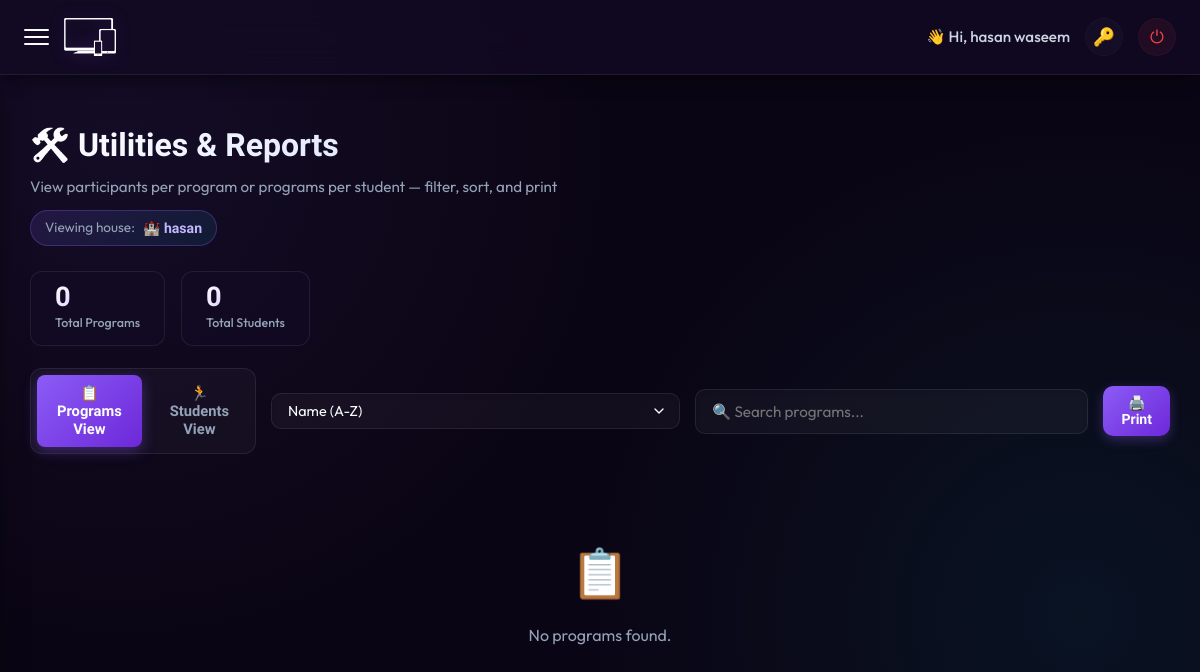
Before: /utilities/ (signed in) with the older database file.
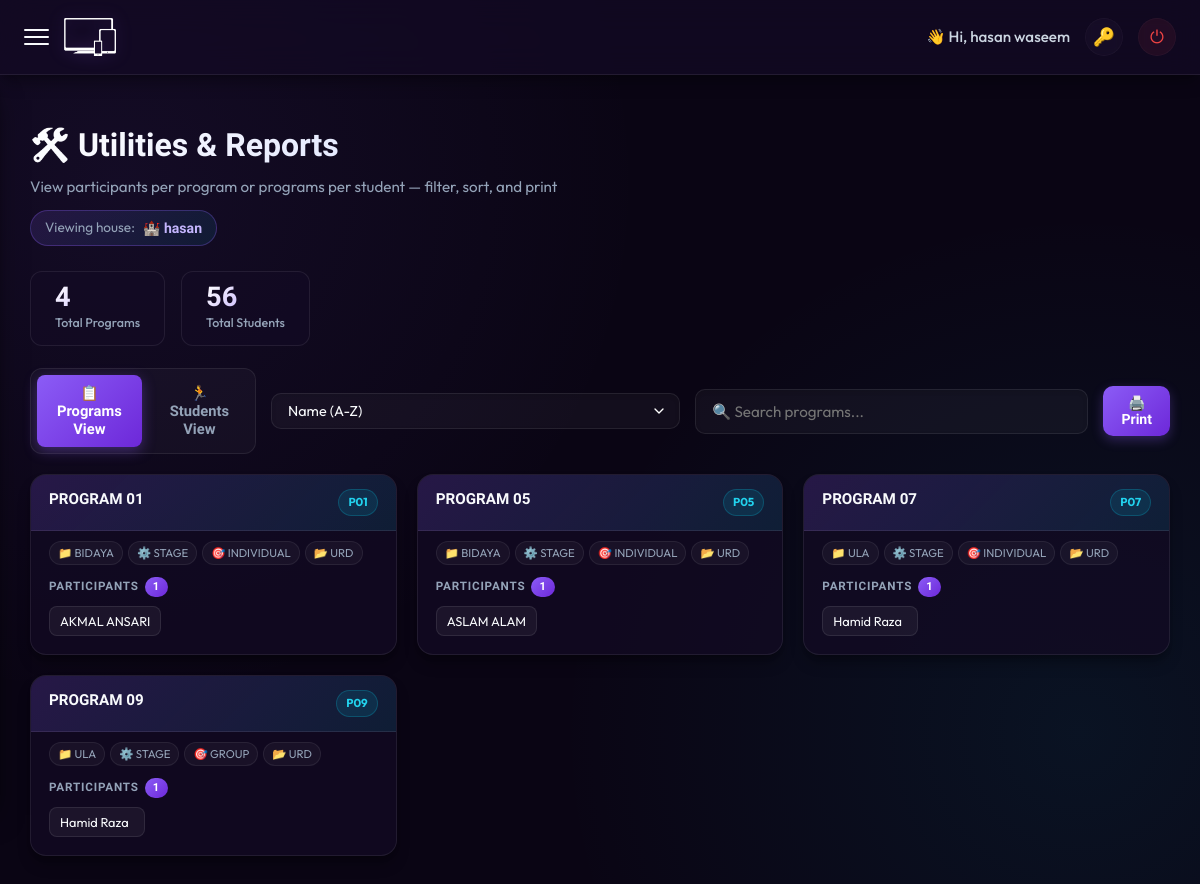
After: the same page with the newer database file.
### controller/models.py (models this page shows, shortened)
class Student(models.Model):
    user = models.OneToOneField(User, null=True, on_delete=models.CASCADE, related_name="student")
    adno = models.CharField(max_length=5, null=True, blank=True)
    name = models.CharField(max_length=50, null=True, blank=True)
    father = models.CharField(max_length=50, null=True, blank=True)
    section = models.CharField(max_length=10, null=True, blank=True)
    locality = models.CharField(max_length=50, null=True, blank=True)
    state = models.CharField(max_length=50, null=True, blank=True)
    village = models.CharField(max_length=50, null=True, blank=True)
    grade = models.CharField(max_length=3, null=True, blank=True)
    scode = models.CharField(max_length=5, null=True, blank=True)
    house = models.CharField(max_length=50, null=True, blank=True)
    category = models.CharField(max_length=50, null=True, blank=True)
    point = models.IntegerField(null=True, blank=True)
    amount = models.IntegerField(null=True, blank=True)
    assigned_by = models.ForeignKey(User, null=True, blank=True, on_delete=models.SET_NULL, related_name="assigned_students")
    assigned_at = models.DateTimeField(null=True, blank=True)

class Program(models.Model):
    code = models.CharField(max_length=10, null=True, blank=True)
    name = models.CharField(max_length=100, null=True, blank=True)
    mode = models.CharField(max_length=10, null=True, blank=True)
    category = models.CharField(max_length=20, null=True, blank=True)
    section = models.CharField(max_length=10, null=True, blank=True)
    type = models.CharField(max_length=10, null=True, blank=True)
    skill = models.CharField(max_length=100, null=True, blank=True)
    program_duration = models.CharField(max_length=2, null=True, blank=True)
    event_duration = models.CharField(max_length=3, null=True, blank=True)
    count = models.CharField(max_length=3, null=True)
    group_count = models.IntegerField(null=True)
    is_quiz = models.BooleanField(null=True, blank=True)
    date = models.DateField(null=True, blank=True)
    language = models.CharField(max_length=20, null=True, blank=True)
    is_multilingual = models.BooleanField(default=False)
    start_time = models.TimeField(null=True, blank=True)
    end_time = models.TimeField(null=True, blank=True)
    min_participants = models.IntegerField(default=1, null=True, blank=True)
    max_participants = models.IntegerField(default=1, null=True, blank=True)
    max_entries_per_house = models.IntegerField(null=True, blank=True, help_text="Max participants/teams a single house can send to this program")

class ProgramParticipant(models.Model):
    program = models.ForeignKey(Program, on_delete=models.CASCADE, related_name="program_participants", null=True)
    participant = models.ForeignKey(Student, on_delete=models.CASCADE, related_name="student_programs", null=True)
    role = models.CharField(max_length=20, default='Participant')
    class Meta:
        unique_together = ('program', 'participant')

### controller/views.py (the view)
# urls.py: path('utilities/', views.utilities, name='utilities'),
@login_required
def utilities(request):
    groups = [g.name for g in request.user.groups.all()]
    if not ('Admin' in groups or 'teacher' in groups or 'leader' in groups):
        messages.error(request, "You do not have permission to access the Utilities page.")
        return redirect('dashboard')
    leader_house = None
    if 'leader' in groups and 'Admin' not in groups and 'teacher' not in groups:
        leader_student = Student.objects.filter(user=request.user).first()
        if leader_student and leader_student.house:
            leader_house = leader_student.house
        else:
            leader_house = request.user.username
    if leader_house:
        house_participants = ProgramParticipant.objects.filter(
            participant__house=leader_house
        ).select_related('participant')
        students = Student.objects.filter(house=leader_house).prefetch_related('student_programs__program').order_by('name')
        programs = Program.objects.filter(
            program_participants__participant__house=leader_house
        ).distinct().prefetch_related(
            Prefetch('program_participants', queryset=house_participants)
        ).order_by('name')
    else:
        programs = Program.objects.all().prefetch_related('program_participants__participant').order_by('name')
        students = Student.objects.all().prefetch_related('student_programs__program').order_by('name')
    context = {
        'groups': groups,
        'programs': programs,
        'students': students,
        'leader_house': leader_house,
    }
    return render(request, 'utilities.html', context)

### controller/context_processors.py (called while the page is built)
def user_groups(request):
    if request.user.is_authenticated:
        return {
            'groups': list(request.user.groups.values_list('name', flat=True))
        }
    return {'groups': []}

### controller/templates/utilities.html (shortened to what the changed rows need)
{% extends 'dashboard.html' %}
{% load static %}
{% block content %}
<div style="width: 100%; max-width: 1300px; margin: 0 auto; padding: 0 20px 40px 20px;">
    <div style="margin-bottom: 25px;" class="no-print">
        <h2 style="font-family: var(--font-display); font-size: 2rem; font-weight: 800; background: linear-gradient(135deg, #fff 0%, #a5b4fc 100%); -webkit-background-clip: text; -webkit-text-fill-color: transparent; background-clip: text; margin: 0 0 4px 0;">🛠️ Utilities &amp; Reports</h2>
        {% if leader_house %}
        <div style="display:inline-flex; align-items:center; gap:8px; margin-top:10px; padding:6px 14px; border-radius:20px; background:linear-gradient(135deg,rgba(139,92,246,0.15),rgba(6,182,212,0.1)); border:1px solid rgba(139,92,246,0.3);">
            <span style="font-size:0.85rem; color:var(--text-muted); font-family:var(--font-body);">Viewing house:</span>
            <span style="font-size:0.88rem; font-weight:700; color:#c4b5fd; font-family:var(--font-display);">🏰 {{ leader_house }}</span>
        </div>
        {% endif %}
    </div>
    <div class="util-stats-bar no-print">
        <div class="util-stat">
            <span class="util-stat-value">{{ programs.count }}</span>
            <span class="util-stat-label">Total Programs</span>
        </div>
        <div class="util-stat">
            <span class="util-stat-value">{{ students.count }}</span>
            <span class="util-stat-label">Total Students</span>
        </div>
    </div>
    <div id="util-tab-programs">
        <div class="util-cards-grid" id="programs-grid">
            {% for program in programs %}
            <div class="util-card"
                 data-search="{{ program.name|lower }} {{ program.code|lower|default:'' }} {{ program.category|lower|default:'' }} {{ program.mode|lower|default:'' }} {{ program.section|lower|default:'' }}"
                 data-name="{{ program.name|lower|default:'zzzz' }}"
                 data-count="{{ program.program_participants.all|length }}">
                <div class="util-card-header">
                    <div class="util-card-title">{{ program.name }}</div>
                    <span class="util-card-code">{{ program.code|default:"—" }}</span>
                </div>
                <div class="util-card-meta">
                    {% if program.category %}<span class="util-meta-badge">📁 {{ program.category }}</span>{% endif %}
                    {% if program.mode %}<span class="util-meta-badge">⚙️ {{ program.mode }}</span>{% endif %}
                    {% if program.type %}<span class="util-meta-badge">🎯 {{ program.type }}</span>{% endif %}
                    {% if program.section %}<span class="util-meta-badge">📂 {{ program.section }}</span>{% endif %}
                </div>
                <div class="util-card-body">
                    <div class="util-participants-label">
                        Participants <span class="util-count-badge">{{ program.program_participants.all|length }}</span>
                    </div>
                    <div class="util-participants-list">
                        {% for pp in program.program_participants.all %}
                        <span class="util-participant-badge">
                            {{ pp.participant.name|default:"Unknown" }}
                        </span>
                        {% empty %}
                        <span class="util-empty">No participants assigned</span>
                        {% endfor %}
                    </div>
                </div>
            </div>
            {% empty %}
            <div class="util-no-results"><span>📋</span><p>No programs found.</p></div>
            {% endfor %}
        </div>
    </div>
</div>
{% endblock %}

### controller/templates/dashboard.html (shortened to what this page needs)
{% load static %}
<!DOCTYPE html>
<html lang="en">
<head>
</head>
<link rel="stylesheet" href="{% static 'style/styles.css' %}">
<body>
    <nav>
        <div class="nav-container">
            <div style="display: flex; align-items: center; gap: 15px;">
                <div class="nav-toggle" id="sidebar-toggle">
                    <span></span>
                    <span></span>
                    <span></span>
                </div>
                <div class="nav-logo">
                    <img src="{% static 'images/white.png' %}" alt="">
                </div>
            </div>
            <div class="nav-user-actions">
                <span class="user-greeting">👋 Hi, {{user.first_name|default:user.username}}</span>
                <a href="#" onclick="openPasswordModal()" title="Change Password">🔑</a>
                <a href="{% url 'logout' %}" title="Logout">⏻</a>
            </div>
        </div>
    </nav>
    <main class="main_area">
        {% block content %}{% endblock %}
    </main>
</body>
</html>

Changed rows visible on the page:
now on this page (row edited): Student: house "hasan"
added Program: name "PROGRAM 01", code "P01", category "BIDAYA", mode "STAGE", type "INDIVIDUAL", section "URD", program_participants.all|length "1"
added ProgramParticipant: participant.name "AKMAL ANSARI", shown under "PROGRAM 01"
added Program: name "PROGRAM 05", code "P05", category "BIDAYA", mode "STAGE", type "INDIVIDUAL", section "URD", program_participants.all|length "1"
added ProgramParticipant: participant.name "ASLAM ALAM", shown under "PROGRAM 05"
added Program: name "PROGRAM 07", code "P07", category "ULA", mode "STAGE", type "INDIVIDUAL", section "URD", program_participants.all|length "1"
added ProgramParticipant: participant.name "Hamid Raza", shown under "PROGRAM 07"
added Program: name "PROGRAM 09", code "P09", category "ULA", mode "STAGE", type "GROUP", section "URD", program_participants.all|length "1"
added ProgramParticipant: participant.name "Hamid Raza", shown under "PROGRAM 09"
Other visible differences:
{{ programs.count }}: "0" → "4"
{{ students.count }}: "0" → "56"
text no longer shown: "📋 No programs found."
